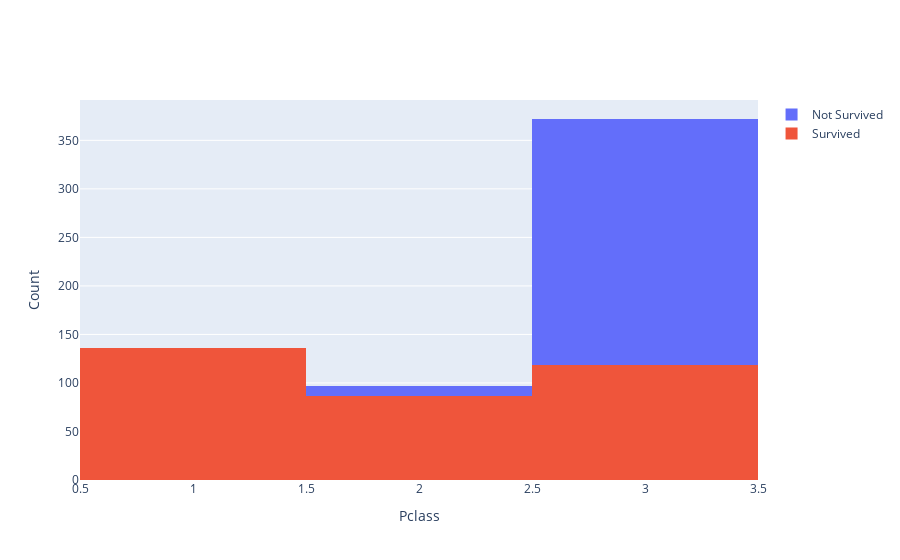

Source (notebook cell):
### Code cell
fig = go.Figure()
fig.add_trace(go.Histogram(x=train[train['Survived']==0]['Pclass'], name='Not Survived'))
fig.add_trace(go.Histogram(x=train[train['Survived']==1]['Pclass'], name='Survived'))
fig.update_layout(xaxis_title='Pclass', yaxis_title='Count')
fig.update_layout(barmode='overlay')

### Figure 1 — Plotly figure (JSON) as saved in the notebook; plotly's stock layout.template omitted (floating-point values rounded to 4 significant figures; data arrays with more than 128 entries replaced by an {"elided": "..."} marker saying what was removed)
{"data": [{"name": "Not Survived", "type": "histogram", "x": {"elided": "549 int values"}}, {"name": "Survived", "type": "histogram", "x": {"elided": "342 int values"}}], "layout": {"barmode": "overlay", "xaxis": {"title": {"text": "Pclass"}}, "yaxis": {"title": {"text": "Count"}}}}
